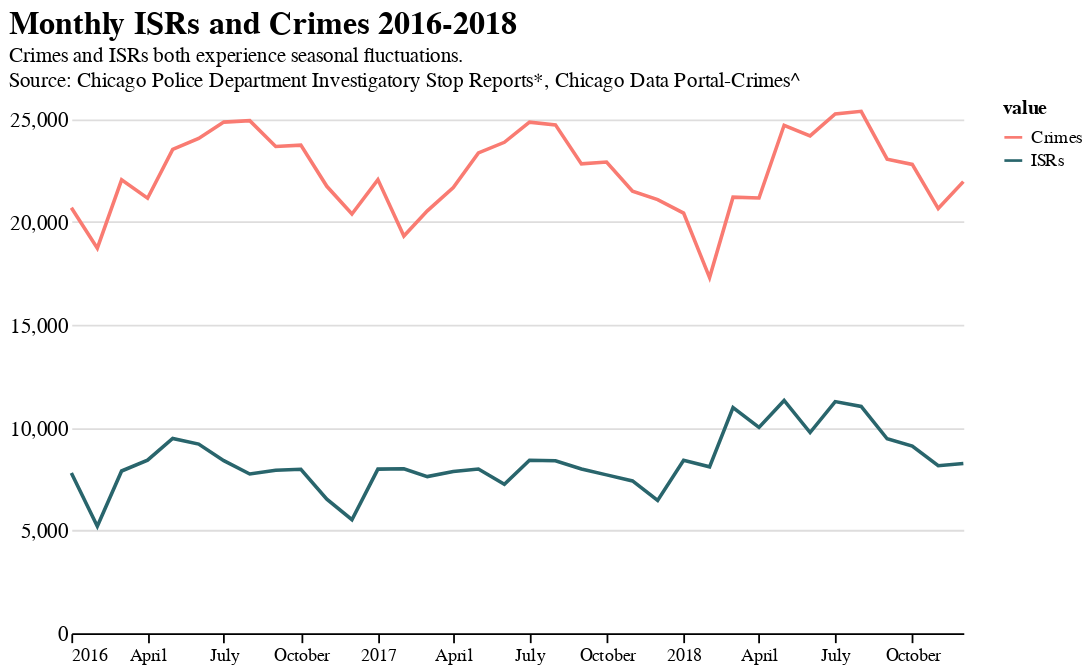

The code cell stored with this chart in its notebook:
### Markdown cell above
##Visual

### Code cell
alt.Chart(monthly_counts, width=500).mark_line().encode(
    alt.X('month_year'),
    alt.Y('count'),
    alt.Color('value', scale=alt.Scale(
            domain=['Crimes', 'ISRs'],
            range=['#f97b72', "#29656c"]))
).properties(
title={
  "text": ["Monthly ISRs and Crimes 2016-2018"], 
  "subtitle": ["Crimes and ISRs both experience seasonal fluctuations.",
"Source: Chicago Police Department Investigatory Stop Reports*, \
Chicago Data Portal-Crimes^"]
}
)

### Figure 1 — Vega-Lite specification as saved in the notebook (floating-point values rounded to 4 significant figures)
{"config": {"title": {"fontSize": 18, "font": "Helvetica", "anchor": "start", "fontColor": "#000000"}, "axisX": {"domain": true, "domainColor": "#000000", "grid": false, "labelFont": "Helvetica", "tickColor": "#000000", "tickSize": 5, "titleFont": "Helvetica", "title": "X Axis Title (units)", "stroke": "transparent"}, "axisY": {"domain": false, "grid": true, "gridColor": "#DEDDDD", "gridWidth": 1, "labelFont": "Helvetica", "labelFontSize": 12, "labelAngle": 0, "ticks": false, "titleFont": "Helvetica", "titleFontSize": 12, "titlePadding": 10, "title": "Y Axis Title (units)", "titleAngle": 0, "titleY": -10, "titleX": 18}, "range": {"category": ["#7F3C8D", "#11A579", "#3969AC", "#F2B701", "#E73F74", "#80BA5A", "#E68310", "#008695", "#CF1C90", "#f97b72", "#4b4b8f", "#A5AA99"], "diverging": ["#ebf0f1", "#ffffff", "#c3d2d4", "#96b0b4", "#76999d", "#678e93", "#588489", "#4a7a7f", "#3a6f76", "#29656c"]}, "view": {"stroke": "transparent"}}, "data": {"name": "data-9286bbecc15c633d755d70475799eae0"}, "mark": "line", "encoding": {"color": {"type": "nominal", "field": "value", "scale": {"domain": ["Crimes", "ISRs"], "range": ["#f97b72", "#29656c"]}}, "x": {"type": "temporal", "field": "month_year"}, "y": {"type": "quantitative", "field": "count"}}, "title": {"text": ["Monthly ISRs and Crimes 2016-2018"], "subtitle": ["Crimes and ISRs both experience seasonal fluctuations.", "Source: Chicago Police Department Investigatory Stop Reports*, Chicago Data Portal-Crimes^"]}, "width": 500, "$schema": "https://vega.github.io/schema/vega-lite/v4.0.2.json", "datasets": {"data-9286bbecc15c633d755d70475799eae0": [{"month_year": "2016-01-01T00:00:00", "count": 20671, "value": "Crimes"}, {"month_year": "2016-02-01T00:00:00", "count": 18710, "value": "Crimes"}, {"month_year": "2016-03-01T00:00:00", "count": 22027, "value": "Crimes"}, {"month_year": "2016-04-01T00:00:00", "count": 21138, "value": "Crimes"}, {"month_year": "2016-05-01T00:00:00", "count": 23508, "value": "Crimes"}, {"month_year": "2016-06-01T00:00:00", "count": 24042, "value": "Crimes"}, {"month_year": "2016-07-01T00:00:00", "count": 24835, "value": "Crimes"}, {"month_year": "2016-08-01T00:00:00", "count": 24905, "value": "Crimes"}, {"month_year": "2016-09-01T00:00:00", "count": 23651, "value": "Crimes"}, {"month_year": "2016-10-01T00:00:00", "count": 23717, "value": "Crimes"}, {"month_year": "2016-11-01T00:00:00", "count": 21716, "value": "Crimes"}, {"month_year": "2016-12-01T00:00:00", "count": 20368, "value": "Crimes"}, {"month_year": "2017-01-01T00:00:00", "count": 22042, "value": "Crimes"}, {"month_year": "2017-02-01T00:00:00", "count": 19303, "value": "Crimes"}, {"month_year": "2017-03-01T00:00:00", "count": 20526, "value": "Crimes"}, {"month_year": "2017-04-01T00:00:00", "count": 21658, "value": "Crimes"}, {"month_year": "2017-05-01T00:00:00", "count": 23336, "value": "Crimes"}, {"month_year": "2017-06-01T00:00:00", "count": 23853, "value": "Crimes"}, {"month_year": "2017-07-01T00:00:00", "count": 24832, "value": "Crimes"}, {"month_year": "2017-08-01T00:00:00", "count": 24701, "value": "Crimes"}, {"month_year": "2017-09-01T00:00:00", "count": 22806, "value": "Crimes"}, {"month_year": "2017-10-01T00:00:00", "count": 22894, "value": "Crimes"}, {"month_year": "2017-11-01T00:00:00", "count": 21476, "value": "Crimes"}, {"month_year": "2017-12-01T00:00:00", "count": 21070, "value": "Crimes"}, {"month_year": "2018-01-01T00:00:00", "count": 20416, "value": "Crimes"}, {"month_year": "2018-02-01T00:00:00", "count": 17283, "value": "Crimes"}, {"month_year": "2018-03-01T00:00:00", "count": 21190, "value": "Crimes"}, {"month_year": "2018-04-01T00:00:00", "count": 21147, "value": "Crimes"}, {"month_year": "2018-05-01T00:00:00", "count": 24682, "value": "Crimes"}, {"month_year": "2018-06-01T00:00:00", "count": 24167, "value": "Crimes"}, {"month_year": "2018-07-01T00:00:00", "count": 25231, "value": "Crimes"}, {"month_year": "2018-08-01T00:00:00", "count": 25359, "value": "Crimes"}, {"month_year": "2018-09-01T00:00:00", "count": 23032, "value": "Crimes"}, {"month_year": "2018-10-01T00:00:00", "count": 22780, "value": "Crimes"}, {"month_year": "2018-11-01T00:00:00", "count": 20634, "value": "Crimes"}, {"month_year": "2018-12-01T00:00:00", "count": 21943, "value": "Crimes"}, {"month_year": "2016-01-01T00:00:00", "count": 7790, "value": "ISRs"}, {"month_year": "2016-02-01T00:00:00", "count": 5202, "value": "ISRs"}, {"month_year": "2016-03-01T00:00:00", "count": 7886, "value": "ISRs"}, {"month_year": "2016-04-01T00:00:00", "count": 8413, "value": "ISRs"}, {"month_year": "2016-05-01T00:00:00", "count": 9467, "value": "ISRs"}, {"month_year": "2016-06-01T00:00:00", "count": 9194, "value": "ISRs"}, {"month_year": "2016-07-01T00:00:00", "count": 8387, "value": "ISRs"}, {"month_year": "2016-08-01T00:00:00", "count": 7740, "value": "ISRs"}, {"month_year": "2016-09-01T00:00:00", "count": 7920, "value": "ISRs"}, {"month_year": "2016-10-01T00:00:00", "count": 7971, "value": "ISRs"}, {"month_year": "2016-11-01T00:00:00", "count": 6518, "value": "ISRs"}, {"month_year": "2016-12-01T00:00:00", "count": 5519, "value": "ISRs"}, {"month_year": "2017-01-01T00:00:00", "count": 7978, "value": "ISRs"}, {"month_year": "2017-02-01T00:00:00", "count": 7997, "value": "ISRs"}, {"month_year": "2017-03-01T00:00:00", "count": 7615, "value": "ISRs"}, {"month_year": "2017-04-01T00:00:00", "count": 7861, "value": "ISRs"}, {"month_year": "2017-05-01T00:00:00", "count": 7979, "value": "ISRs"}, {"month_year": "2017-06-01T00:00:00", "count": 7244, "value": "ISRs"}, {"month_year": "2017-07-01T00:00:00", "count": 8411, "value": "ISRs"}, {"month_year": "2017-08-01T00:00:00", "count": 8380, "value": "ISRs"}, {"month_year": "2017-09-01T00:00:00", "count": 7983, "value": "ISRs"}, {"month_year": "2017-10-01T00:00:00", "count": 7697, "value": "ISRs"}, {"month_year": "2017-11-01T00:00:00", "count": 7402, "value": "ISRs"}, {"month_year": "2017-12-01T00:00:00", "count": 6459, "value": "ISRs"}, {"month_year": "2018-01-01T00:00:00", "count": 8404, "value": "ISRs"}, {"month_year": "2018-02-01T00:00:00", "count": 8087, "value": "ISRs"}, {"month_year": "2018-03-01T00:00:00", "count": 10964, "value": "ISRs"}, {"month_year": "2018-04-01T00:00:00", "count": 10005, "value": "ISRs"}, {"month_year": "2018-05-01T00:00:00", "count": 11312, "value": "ISRs"}, {"month_year": "2018-06-01T00:00:00", "count": 9754, "value": "ISRs"}, {"month_year": "2018-07-01T00:00:00", "count": 11256, "value": "ISRs"}, {"month_year": "2018-08-01T00:00:00", "count": 11023, "value": "ISRs"}, {"month_year": "2018-09-01T00:00:00", "count": 9452, "value": "ISRs"}, {"month_year": "2018-10-01T00:00:00", "count": 9098, "value": "ISRs"}, {"month_year": "2018-11-01T00:00:00", "count": 8142, "value": "ISRs"}, {"month_year": "2018-12-01T00:00:00", "count": 8248, "value": "ISRs"}]}}
